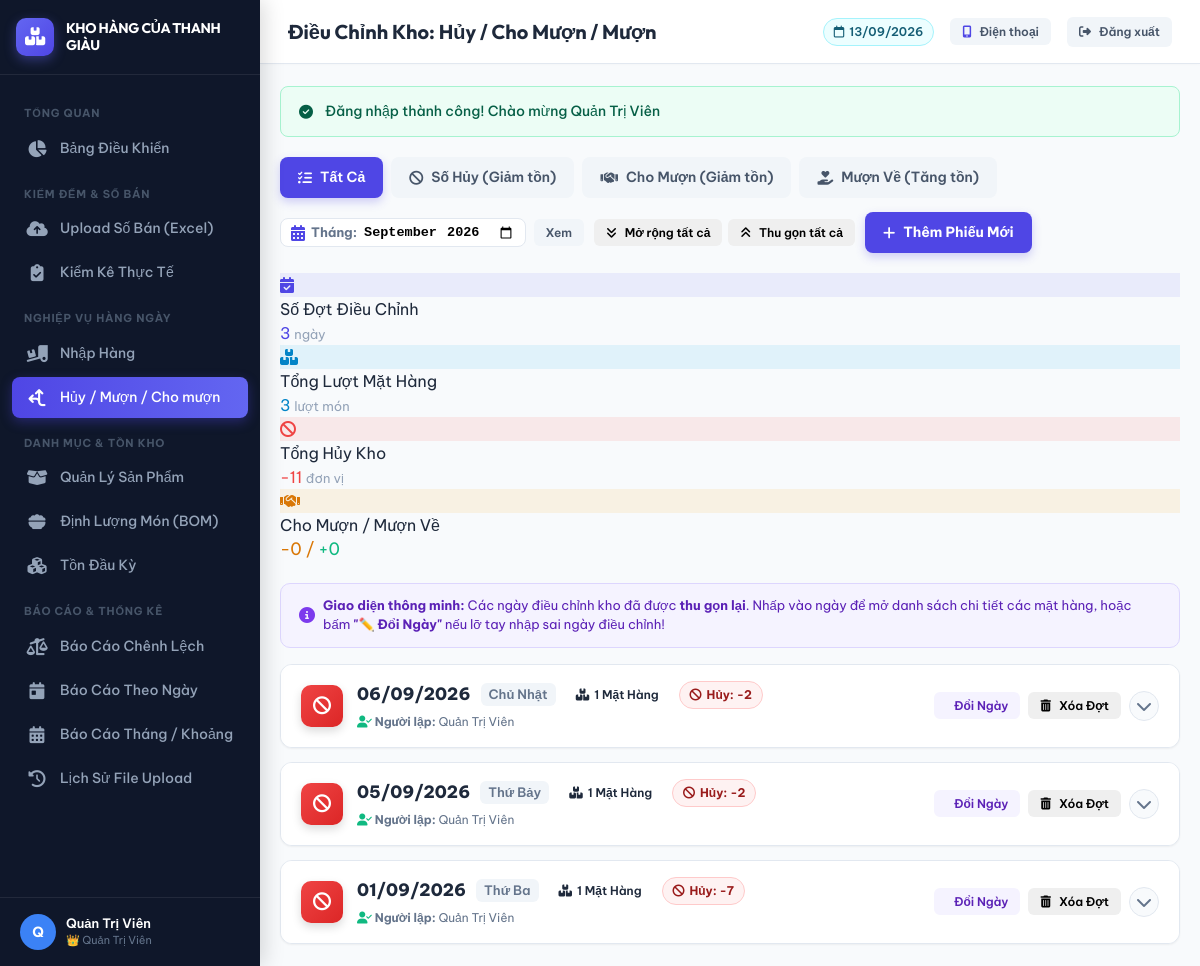
/dieuchinh/danh_sach.php (signed in), run on the app's committed database.
### tables this page shows
CREATE TABLE `dieu_chinh_kho` (
  `id` int(11) NOT NULL AUTO_INCREMENT,
  `san_pham_id` int(11) NOT NULL,
  `ngay_dieu_chinh` date NOT NULL,
  `loai` enum('huy','cho_muon','muon') NOT NULL COMMENT 'huy: gi???m kho, cho_muon: gi???m kho, muon: t??ng kho',
  `so_luong` decimal(12,2) NOT NULL DEFAULT 0.00,
  `nguoi_lien_quan` varchar(150) DEFAULT NULL COMMENT '?????i t??c/nh??n vi??n m?????n ho???c ng?????i duy???t h???y',
  `ghi_chu` varchar(255) DEFAULT NULL,
  `nguoi_tao_id` int(11) DEFAULT NULL,
  `created_at` datetime NOT NULL DEFAULT current_timestamp(),
  `updated_at` datetime DEFAULT NULL ON UPDATE current_timestamp(),
  PRIMARY KEY (`id`),
  KEY `idx_ngay_dieu_chinh` (`ngay_dieu_chinh`),
  KEY `idx_loai` (`loai`),
  KEY `idx_san_pham` (`san_pham_id`),
  KEY `nguoi_tao_id` (`nguoi_tao_id`),
  CONSTRAINT `dieu_chinh_kho_ibfk_1` FOREIGN KEY (`san_pham_id`) REFERENCES `san_pham` (`id`) ON DELETE CASCADE,
  CONSTRAINT `dieu_chinh_kho_ibfk_2` FOREIGN KEY (`nguoi_tao_id`) REFERENCES `users` (`id`) ON DELETE SET NULL
);

### includes/functions.php (called while the page is built, shortened)
<?php
function formatNumber($number, $decimals = 2) {
    $val = (float)$number;
    if (floor($val) == $val) {
        return number_format($val, 0, ',', '.');
    }
    return rtrim(rtrim(number_format($val, $decimals, ',', '.'), '0'), ',');
}
function formatDate($dateStr) {
    $time = strtotime($dateStr);
    return $time ? date('d/m/Y', $time) : $dateStr;
}
if (!function_exists('getThuTrongTuanVN')) {
    function getThuTrongTuanVN($dateStr) {
        $dayOfWeek = date('w', strtotime($dateStr));
        $days = [
            0 => 'Chủ Nhật',
            1 => 'Thứ Hai',
            2 => 'Thứ Ba',
            3 => 'Thứ Tư',
            4 => 'Thứ Năm',
            5 => 'Thứ Sáu',
            6 => 'Thứ Bảy'
        ];
        return $days[$dayOfWeek] ?? '';
    }
}

### dieuchinh/danh_sach.php (the view, shortened to what this page needs)
<?php
require_once __DIR__ . '/../includes/functions.php';
$db = getDB();
$loaiFilter = $_GET['loai'] ?? '';
$thang = $_GET['thang'] ?? date('Y-m');
$where = ["dc.ngay_dieu_chinh LIKE :thang"];
$params = ['thang' => "$thang%"];
$whereSql = implode(' AND ', $where);
$stmt = $db->prepare("
    SELECT dc.*, sp.ma_sp, sp.ten_sp, sp.don_vi_tinh, sp.nhom_sp, u.ho_ten AS nguoi_tao
    FROM dieu_chinh_kho dc
    JOIN san_pham sp ON sp.id = dc.san_pham_id
    LEFT JOIN users u ON u.id = dc.nguoi_tao_id
    WHERE $whereSql
    ORDER BY dc.ngay_dieu_chinh DESC, dc.id DESC
");
$stmt->execute($params);
$dieuChinhList = $stmt->fetchAll();
$groupedByDate = [];
$totalRows = count($dieuChinhList);
$totalHuy = 0;
$totalChoMuon = 0;
$totalMuon = 0;
foreach ($dieuChinhList as $item) {
    $d = $item['ngay_dieu_chinh'];
    if (!isset($groupedByDate[$d])) {
        $groupedByDate[$d] = [
            'ngay' => $d,
            'items' => [],
            'total_huy' => 0,
            'total_cho_muon' => 0,
            'total_muon' => 0,
            'loai_list' => [],
            'nguoi_lien_quan' => [],
            'nguoi_tao' => []
        ];
    }
    $groupedByDate[$d]['items'][] = $item;
    $qty = (float)$item['so_luong'];
    if ($item['loai'] === 'huy') {
        $groupedByDate[$d]['total_huy'] += $qty;
        $totalHuy += $qty;
    } elseif ($item['loai'] === 'cho_muon') {
        $groupedByDate[$d]['total_cho_muon'] += $qty;
        $totalChoMuon += $qty;
    } elseif ($item['loai'] === 'muon') {
        $groupedByDate[$d]['total_muon'] += $qty;
        $totalMuon += $qty;
    }
    if (!in_array($item['loai'], $groupedByDate[$d]['loai_list'])) {
        $groupedByDate[$d]['loai_list'][] = $item['loai'];
    }
    if (!empty($item['nguoi_tao']) && !in_array($item['nguoi_tao'], $groupedByDate[$d]['nguoi_tao'])) {
        $groupedByDate[$d]['nguoi_tao'][] = $item['nguoi_tao'];
    }
}
include __DIR__ . '/../includes/header.php';
?>
<div style="display: flex; justify-content: space-between; align-items: center; margin-bottom: 20px; flex-wrap: wrap; gap: 14px;">
    <div style="display: flex; gap: 8px; flex-wrap: wrap;">
        <a href="?thang=<?= urlencode($thang) ?>" class="btn <?= empty($loaiFilter) ? 'btn-primary' : 'btn-secondary' ?>">
            <i class="fa-solid fa-list-check"></i> Tất Cả
        </a>
        <a href="?loai=huy&thang=<?= urlencode($thang) ?>" class="btn <?= $loaiFilter === 'huy' ? 'btn-danger' : 'btn-secondary' ?>">
            <i class="fa-solid fa-ban"></i> Số Hủy (Giảm tồn)
        </a>
        <a href="?loai=cho_muon&thang=<?= urlencode($thang) ?>" class="btn <?= $loaiFilter === 'cho_muon' ? 'btn-warning' : 'btn-secondary' ?>">
            <i class="fa-solid fa-handshake"></i> Cho Mượn (Giảm tồn)
        </a>
        <a href="?loai=muon&thang=<?= urlencode($thang) ?>" class="btn <?= $loaiFilter === 'muon' ? 'btn-success' : 'btn-secondary' ?>">
            <i class="fa-solid fa-hand-holding-heart"></i> Mượn Về (Tăng tồn)
        </a>
    </div>
    <div style="display: flex; align-items: center; gap: 10px; flex-wrap: wrap;">
        <form method="GET" action="" style="display: flex; align-items: center; gap: 8px;">
            <div style="display: flex; align-items: center; gap: 6px; background: #fff; padding: 4px 10px; border-radius: 8px; border: 1px solid var(--border-color);">
                <i class="fa-solid fa-calendar-days" style="color: var(--primary);"></i>
                <label style="font-size: 13px; font-weight: 700; color: var(--text-secondary); margin: 0;">Tháng:</label>
                <input type="month" name="thang" value="<?= htmlspecialchars($thang) ?>" onchange="this.form.submit()" style="border: none; outline: none; font-weight: 600; font-size: 13.5px; background: transparent; cursor: pointer;">
            </div>
            <button type="submit" class="btn btn-sm btn-secondary">Xem</button>
        </form>
        <?php if (!empty($groupedByDate)): ?>
            <div style="display: flex; gap: 6px;">
                <button type="button" class="btn btn-sm btn-outline-secondary" onclick="expandAllDates()" title="Mở rộng tất cả các ngày">
                    <i class="fa-solid fa-angles-down"></i> Mở rộng tất cả
                </button>
                <button type="button" class="btn btn-sm btn-outline-secondary" onclick="collapseAllDates()" title="Thu gọn tất cả các ngày">
                    <i class="fa-solid fa-angles-up"></i> Thu gọn tất cả
                </button>
            </div>
        <?php endif; ?>
        <a href="<?= BASE_URL ?>/dieuchinh/them.php<?= $loaiFilter ? '?loai=' . urlencode($loaiFilter) : '' ?>" class="btn btn-primary" style="font-weight: 700;">
            <i class="fa-solid fa-plus"></i> Thêm Phiếu Mới
        </a>
    </div>
</div>
<div class="kpi-grid" style="margin-bottom: 20px;">
    <div class="kpi-card">
        <div class="kpi-icon" style="background: rgba(99, 102, 241, 0.1); color: var(--primary);">
            <i class="fa-solid fa-calendar-check"></i>
        </div>
        <div class="kpi-content">
            <div class="kpi-label">Số Đợt Điều Chỉnh</div>
            <div class="kpi-value" style="color: var(--primary);"><?= count($groupedByDate) ?> <span style="font-size: 13px; font-weight: normal; color: var(--text-muted);">ngày</span></div>
        </div>
    </div>
    <div class="kpi-card">
        <div class="kpi-icon" style="background: rgba(14, 165, 233, 0.1); color: #0284c7;">
            <i class="fa-solid fa-boxes-stacked"></i>
        </div>
        <div class="kpi-content">
            <div class="kpi-label">Tổng Lượt Mặt Hàng</div>
            <div class="kpi-value" style="color: #0284c7;"><?= formatNumber($totalRows) ?> <span style="font-size: 13px; font-weight: normal; color: var(--text-muted);">lượt món</span></div>
        </div>
    </div>
    <div class="kpi-card">
        <div class="kpi-icon" style="background: rgba(239, 68, 68, 0.1); color: var(--danger);">
            <i class="fa-solid fa-ban"></i>
        </div>
        <div class="kpi-content">
            <div class="kpi-label">Tổng Hủy Kho</div>
            <div class="kpi-value" style="color: var(--danger);">-<?= formatNumber($totalHuy) ?> <span style="font-size: 13px; font-weight: normal; color: var(--text-muted);">đơn vị</span></div>
        </div>
    </div>
    <div class="kpi-card">
        <div class="kpi-icon" style="background: rgba(245, 158, 11, 0.1); color: #d97706;">
            <i class="fa-solid fa-handshake"></i>
        </div>
        <div class="kpi-content">
            <div class="kpi-label">Cho Mượn / Mượn Về</div>
            <div class="kpi-value" style="font-size: 17px; color: #d97706;">
                -<?= formatNumber($totalChoMuon) ?> / <span style="color: var(--success);">+<?= formatNumber($totalMuon) ?></span>
            </div>
        </div>
    </div>
</div>
<div style="margin-bottom: 16px; padding: 12px 18px; background: #f5f3ff; border-radius: 10px; border: 1px solid #ddd6fe; font-size: 13px; color: #5b21b6; display: flex; align-items: center; justify-content: space-between; flex-wrap: wrap; gap: 8px;">
    <div style="display: flex; align-items: center; gap: 8px;">
        <i class="fa-solid fa-circle-info" style="font-size: 16px; color: #7c3aed;"></i>
        <span><strong>Giao diện thông minh:</strong> Các ngày điều chỉnh kho đã được <strong>thu gọn lại</strong>. Nhấp vào ngày để mở danh sách chi tiết các mặt hàng, hoặc bấm <strong>"✏️ Đổi Ngày"</strong> nếu lỡ tay nhập sai ngày điều chỉnh!</span>
    </div>
</div>
<?php if (empty($groupedByDate)): ?>
    <div class="card" style="text-align: center; padding: 50px 20px;">
        <div style="font-size: 48px; color: var(--text-muted); margin-bottom: 12px;">
            <i class="fa-solid fa-arrows-split-up-and-left"></i>
        </div>
        <h3 style="font-size: 17px; font-weight: 700; color: var(--text-primary); margin-bottom: 6px;">Chưa có phát sinh điều chỉnh nào phù hợp điều kiện lọc</h3>
        <p style="color: var(--text-secondary); font-size: 13px; max-width: 420px; margin: 0 auto 16px;">
            Bạn có thể tạo phiếu Số Hủy (hết hạn, rơi vỡ), Cho Mượn hoặc Mượn Về để hệ thống tự động cân đối tồn kho lý thuyết.
        </p>
        <a href="<?= BASE_URL ?>/dieuchinh/them.php<?= $loaiFilter ? '?loai=' . urlencode($loaiFilter) : '' ?>" class="btn btn-primary">
            <i class="fa-solid fa-plus"></i> Tạo Phiếu Điều Chỉnh Ngay
        </a>
    </div>
<?php else: ?>
    <div class="adjustment-days-container" style="display: flex; flex-direction: column; gap: 14px;">
        <?php foreach ($groupedByDate as $dateKey => $group): ?>
            <?php
            $hasHuy = $group['total_huy'] > 0;
            $hasChoMuon = $group['total_cho_muon'] > 0;
            $hasMuon = $group['total_muon'] > 0;
            if ($hasHuy && !$hasChoMuon && !$hasMuon) {
                $iconBg = "linear-gradient(135deg, #ef4444, #dc2626)";
                $cardIcon = "fa-solid fa-ban";
            } elseif ($hasChoMuon && !$hasHuy && !$hasMuon) {
                $iconBg = "linear-gradient(135deg, #f59e0b, #d97706)";
                $cardIcon = "fa-solid fa-handshake";
            } elseif ($hasMuon && !$hasHuy && !$hasChoMuon) {
                $iconBg = "linear-gradient(135deg, #10b981, #059669)";
                $cardIcon = "fa-solid fa-hand-holding-heart";
            } else {
                $iconBg = "linear-gradient(135deg, #6366f1, #4f46e5)";
                $cardIcon = "fa-solid fa-arrows-split-up-and-left";
            }
            ?>
            <div class="card adjustment-day-card" id="day-card-<?= $dateKey ?>" style="padding: 0; overflow: hidden; margin-bottom: 0; border: 1px solid var(--border-color);">
                <div class="adjustment-day-header" onclick="toggleDateCard('<?= $dateKey ?>')" style="padding: 16px 20px; cursor: pointer; display: flex; align-items: center; justify-content: space-between; background: #ffffff; transition: background 0.15s ease; user-select: none;">
                    <div style="display: flex; align-items: center; gap: 14px; flex-wrap: wrap;">
                        <div style="width: 42px; height: 42px; border-radius: 10px; background: <?= $iconBg ?>; color: #fff; display: flex; align-items: center; justify-content: center; font-size: 18px; box-shadow: 0 4px 10px rgba(0,0,0,0.15);">
                            <i class="<?= $cardIcon ?>"></i>
                        </div>
                        <div>
                            <div style="display: flex; align-items: center; gap: 10px; flex-wrap: wrap;">
                                <span style="font-size: 17px; font-weight: 800; color: var(--text-primary);">
                                    <?= formatDate($group['ngay']) ?>
                                </span>
                                <span style="font-size: 13px; font-weight: 600; color: var(--text-secondary); background: #f1f5f9; padding: 2px 8px; border-radius: 6px;">
                                    <?= getThuTrongTuanVN($group['ngay']) ?>
                                </span>
                                <span class="badge badge-primary" style="font-size: 12px;">
                                    <i class="fa-solid fa-boxes-stacked"></i> <?= count($group['items']) ?> Mặt Hàng
                                </span>
                                <?php if ($group['total_huy'] > 0): ?>
                                    <span class="badge badge-danger" style="font-size: 12px; font-weight: 700;">
                                        <i class="fa-solid fa-ban"></i> Hủy: -<?= formatNumber($group['total_huy']) ?>
                                    </span>
                                <?php endif; ?>
                            </div>
                            <div style="font-size: 12px; color: var(--text-secondary); margin-top: 4px; display: flex; gap: 16px; flex-wrap: wrap;">
                                <?php if (!empty($group['nguoi_tao'])): ?>
                                    <span><i class="fa-solid fa-user-check" style="color: var(--success);"></i> <strong>Người lập:</strong> <?= htmlspecialchars(implode(', ', $group['nguoi_tao'])) ?></span>
                                <?php endif; ?>
                            </div>
                        </div>
                    </div>
                    <div style="display: flex; align-items: center; gap: 8px;">
                        <button type="button" class="btn btn-sm btn-outline-primary" onclick="event.stopPropagation(); openModalDoiNgayCuaNgay('<?= $group['ngay'] ?>', <?= count($group['items']) ?>)" title="Đổi ngày điều chỉnh khi lỡ tay nhập sai ngày" style="font-weight: 600; background: #f5f3ff; border-color: #ddd6fe; color: #5b21b6;">
                            <i class="fa-solid fa-calendar-pen"></i> Đổi Ngày
                        </button>
                        <button type="button" class="btn btn-sm btn-outline-danger" onclick="event.stopPropagation(); confirmXoaNgay('<?= $group['ngay'] ?>', <?= count($group['items']) ?>)" title="Xóa toàn bộ các mặt hàng điều chỉnh ngày này" style="font-weight: 600;">
                            <i class="fa-solid fa-trash-can"></i> Xóa Đợt
                        </button>
                        <div class="toggle-chevron" style="width: 30px; height: 30px; border-radius: 50%; background: #f8fafc; border: 1px solid var(--border-color); display: flex; align-items: center; justify-content: center; color: var(--text-secondary); transition: transform 0.25s ease;">
                            <i class="fa-solid fa-chevron-down"></i>
                        </div>
                    </div>
                </div>
            </div>
        <?php endforeach; ?>
    </div>
<?php endif; ?>
<?php include __DIR__ . '/../includes/footer.php'; ?>

### data on the page
dieu_chinh_kho: ngay_dieu_chinh "05/09/2026", ngay_dieu_chinh "Thứ Bảy", count($group['items']) "1", id "2", nguoi_tao "Quản Trị Viên"

### other printed values
$user['ho_ten'] "Quản Trị Viên"
$pageTitle "Điều Chỉnh Kho: Hủy / Cho Mượn / Mượn"
$flash['message'] "Đăng nhập thành công! Chào mừng Quản Trị Viên"
count($groupedByDate) "3"
formatNumber($totalRows) "3"
formatNumber($totalHuy) "11"
formatNumber($totalChoMuon) "0"
formatNumber($totalMuon) "0"
formatDate($group['ngay']) "06/09/2026"
getThuTrongTuanVN($group['ngay']) "Chủ Nhật"
count($group['items']) "1"
formatNumber($group['total_huy']) "2"
implode(', ', $group['nguoi_tao']) "Quản Trị Viên"
formatDate($group['ngay']) "01/09/2026"
getThuTrongTuanVN($group['ngay']) "Thứ Ba"
